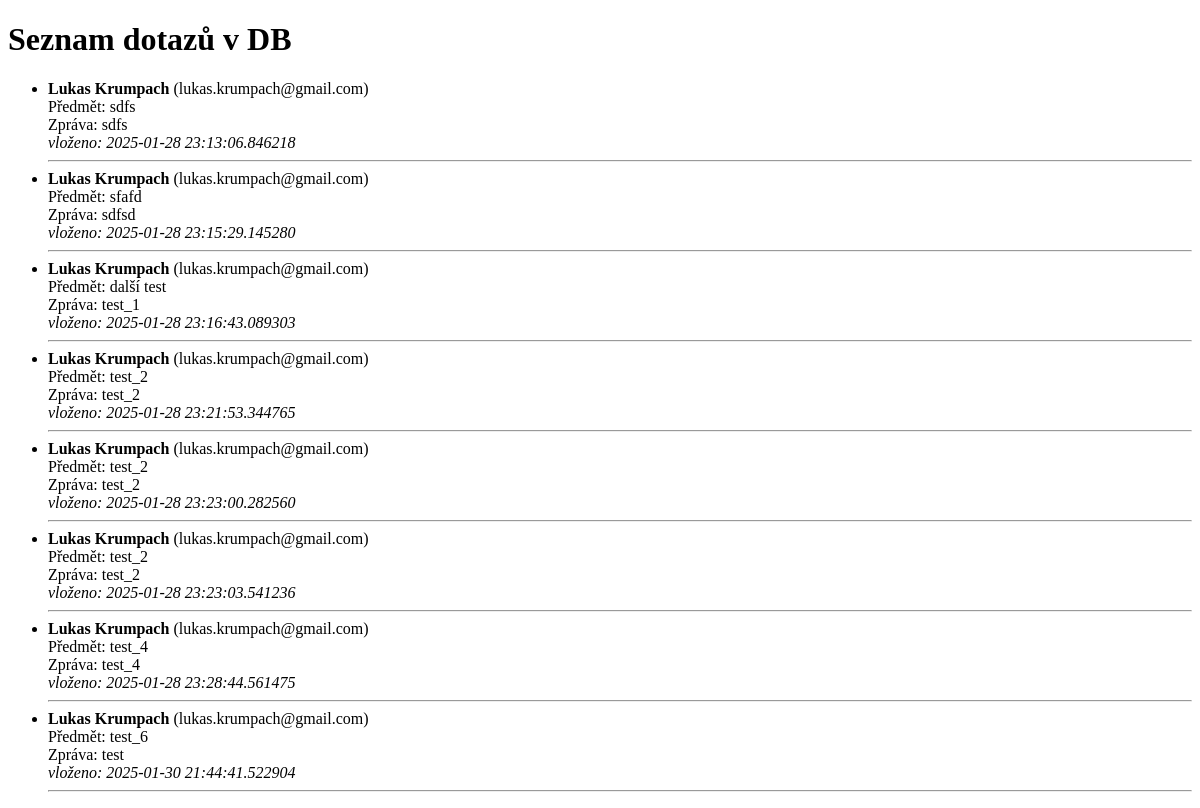
Page /inquiries on the earlier database version.
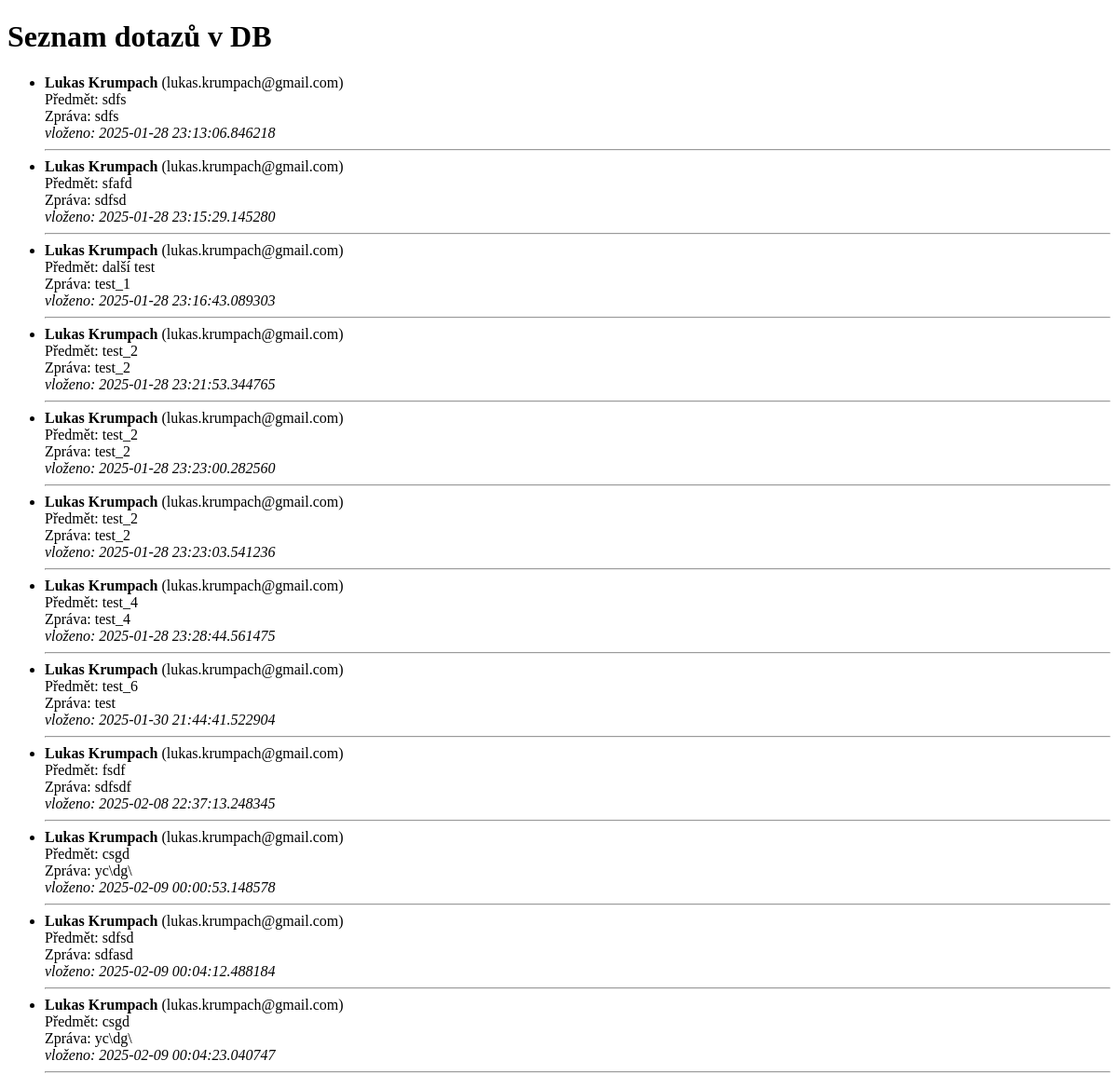
Same page on the later database version.
### app/models.py (models this page shows, shortened)
class Inquiry(db.Model):
    id = db.Column(db.Integer, primary_key=True)
    name = db.Column(db.String(100), nullable=False)
    email = db.Column(db.String(120), nullable=False)
    subject = db.Column(db.String(150))
    message = db.Column(db.Text, nullable=False)
    created_at = db.Column(db.DateTime, default=datetime.utcnow)

### app/views/routes.py (the view)
@views.route("/inquiries")
def list_inquiries():
    inquiries = Inquiry.query.all()
    return render_template("list_inquiries.html", inquiries=inquiries)

### app/templates/list_inquiries.html (shortened to what this page needs)
<!DOCTYPE html>
<html>
<head>
</head>
<body>
    <h1>Seznam dotazů v DB</h1>
    <ul>
    {% for i in inquiries %}
        <li>
            <strong>{{ i.name }}</strong>
            ({{ i.email }})<br>
            Předmět: {{ i.subject }}<br>
            Zpráva: {{ i.message }}<br>
            <em>vloženo: {{ i.created_at }}</em>
        </li>
        <hr>
    {% endfor %}
    </ul>
</body>
</html>

Differences in the rows shown:
added Inquiry: name "Lukas Krumpach", email "lukas.krumpach@gmail.com", subject "fsdf", message "sdfsdf", created_at "2025-02-08 22:37:13.248345"
added Inquiry: name "Lukas Krumpach", email "lukas.krumpach@gmail.com", subject "csgd", message "yc\\dg\\", created_at "2025-02-09 00:00:53.148578"
added Inquiry: name "Lukas Krumpach", email "lukas.krumpach@gmail.com", subject "sdfsd", message "sdfasd", created_at "2025-02-09 00:04:12.488184"
added Inquiry: name "Lukas Krumpach", email "lukas.krumpach@gmail.com", subject "csgd", message "yc\\dg\\", created_at "2025-02-09 00:04:23.040747"
